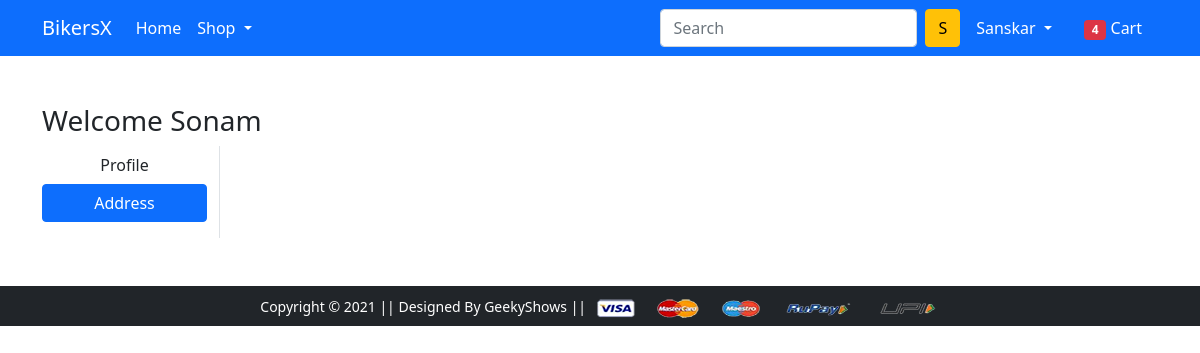
The app's page /address/ (signed in), older data.
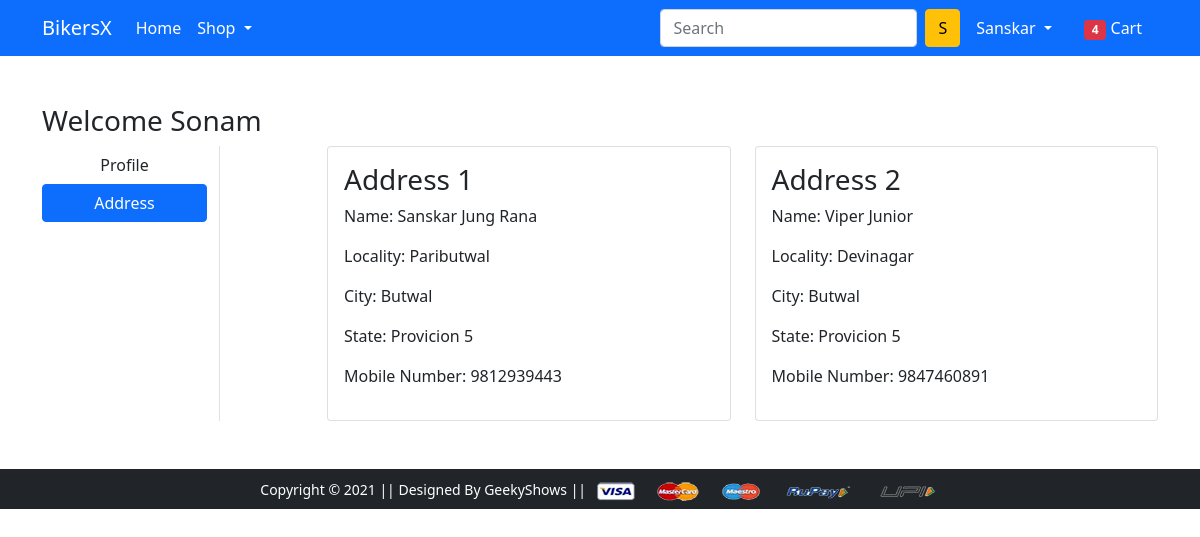
The same page, newer data.
### app/models.py (models this page shows, shortened)
class Customer(models.Model):
    user = models.ForeignKey(User, on_delete=models.CASCADE)
    name = models.CharField(max_length=200)
    locality = models.CharField(max_length=200)
    city = models.CharField(max_length=50)
    zipcode = models.IntegerField()
    contactNumber = models.IntegerField()
    state = models.CharField(choices = STATE_CHOICE, max_length=20)

### app/views.py (the view)
# urls.py: path('address/', views.address, name='address'),
@login_required
def address(request):
    add = Customer.objects.filter(user=request.user)
    context = {
        'add':add,
        'active':'btn-primary',
    }
    return render(request, 'app/address.html',context)

### app/templates/app/address.html
{% extends 'app/base.html' %} {% load static %} {% block title %}Address{% endblock title %} {% block main-content %}
<div class="container my-5">
    <div class="row">
        <h3>Welcome Sonam</h3>
        <div class="col-sm-2 border-end">
            <ul class="list-unstyled">
                <li class="d-grid"><a href="{% url 'profile' %}" class="btn">Profile</a></li>
                <li class="d-grid"><a href="{% url 'address' %}" class="btn {{active}}">Address</a></li>
            </ul>
        </div>
        <div class="col-sm-9 offset-sm-1">
            <div class="row">
                {% for add in add %}
                <div class="col-sm-6">
                    <div class="card">
                        <div class="card-body">
                            <h3>Address {{add.id}}</h3>
                            <p>Name: {{ add.name }}</p>
                            <p>Locality: {{ add.locality }}</p>
                            <p>City: {{ add.city }}</p>
                            <p>State: {{ add.state }}</p>
                            <p>Mobile Number: {{ add.contactNumber }}</p>
                        </div>
                    </div>
                </div>
                {% endfor %}
            </div>
        </div>
    </div>
</div>
{% endblock main-content %}

Row changes from the older to the newer data that the page shows:
added Customer: id "1", name "Sanskar Jung Rana", locality "Paributwal", city "Butwal", state "Provicion 5", contactNumber "9812939443"
added Customer: id "2", name "Viper Junior", locality "Devinagar", city "Butwal", state "Provicion 5", contactNumber "9847460891"
